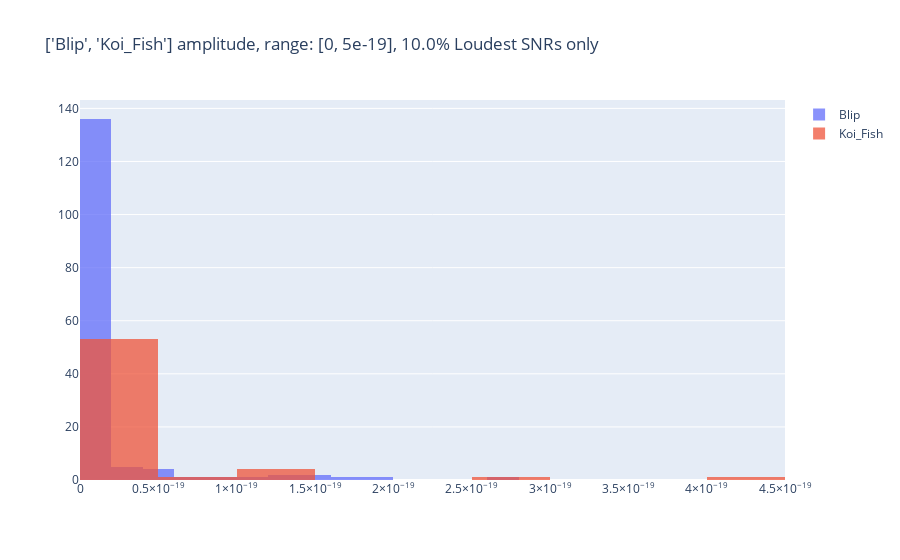
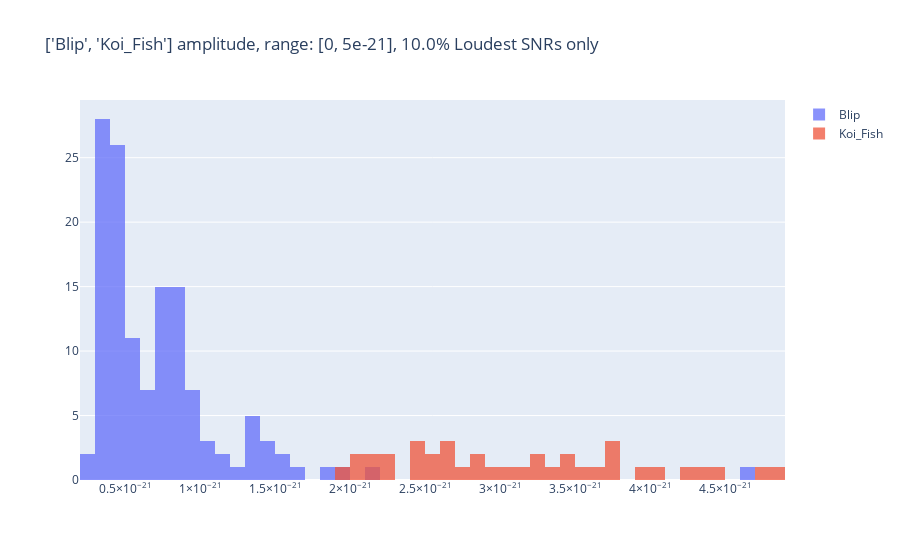

Notebook code for these charts, in order:
### Code cell
glitches = ['Blip', 'Koi_Fish']
feature_to_plot = 'amplitude'
x = 0.9 # snr cutoff

range_x = 5e-19
fig = go.Figure()
for g in glitches:
    df_g = df[df['label'] == g]
    snr_list = np.sort(df_g["snr"])
    snr_cutoff = (snr_list[int(x*len(snr_list)):])[0] # find 'x'th percentile cutoff point
    hist = go.Histogram(x=df_g[(df_g["snr"] >= snr_cutoff) & (df_g[feature_to_plot] <= range_x)][feature_to_plot], nbinsx=20, name=str(g))
    fig.add_trace(hist)
fig.update_layout(title=f"{glitches} {feature_to_plot}, range: [0, {range_x}], {100-(100*x)}% Loudest SNRs only")
fig.update_layout(barmode='overlay')
fig.update_traces(opacity=0.75)
fig.show()

range_x = 5e-21
fig = go.Figure()
for g in glitches:
    df_g = df[df['label'] == g]
    snr_list = np.sort(df_g["snr"])
    snr_cutoff = (snr_list[int(x*len(snr_list)):])[0] # find 'x'th percentile cutoff point
    hist = go.Histogram(x=df_g[(df_g["snr"] >= snr_cutoff) & (df_g[feature_to_plot] <= range_x)][feature_to_plot], nbinsx=50, name=str(g))
    fig.add_trace(hist)
fig.update_layout(title=f"{glitches} {feature_to_plot}, range: [0, {range_x}], {100-(100*x)}% Loudest SNRs only")
fig.update_layout(barmode='overlay')
fig.update_traces(opacity=0.75)
fig.show()

### Figure 1 — Plotly figure (JSON) as saved in the notebook; plotly's stock layout.template omitted (floating-point values rounded to 4 significant figures; data arrays with more than 128 entries replaced by an {"elided": "..."} marker saying what was removed)
{"data": [{"name": "Blip", "nbinsx": 20, "opacity": 0.75, "type": "histogram", "x": {"elided": "155 float values"}}, {"name": "Koi_Fish", "nbinsx": 20, "opacity": 0.75, "type": "histogram", "x": [1.37e-19, 2.04e-21, 4.37e-21, 4.76e-21, 1.18e-20, 6.05e-21, 2.81e-20, 3.71e-21, 2.55e-21, 3.16e-21, 2.46e-21, 3.95e-21, 1.97e-21, 2.22e-21, 4.81e-21, 1.09e-19, 5.39e-21, 2.45e-21, 4.05e-21, 6.57e-21, 5.71e-21, 2.96e-21, 2.14e-21, 2.79e-21, 2.62e-21, 2.81e-21, 2.66e-21, 4.23e-21, 3.29e-21, 3.46e-20, 3.74e-21, 1.1e-19, 9.13e-20, 2.88e-21, 3.7e-21, 2.18e-21, 4.41e-21, 1.18e-20, 2.06e-21, 3.23e-21, 8.29e-21, 2.53e-21, 3.66e-21, 3.06e-21, 2.53e-19, 2.2e-21, 3.45e-21, 7.14e-21, 1.46e-19, 4.4e-20, 4.13e-19, 2.4e-21, 3.4e-21, 5.65e-21, 2.01e-20, 5.37e-21, 3.36e-21, 6.8e-21, 3.53e-21, 2.66e-21]}], "layout": {"barmode": "overlay", "title": {"text": "['Blip', 'Koi_Fish'] amplitude, range: [0, 5e-19], 10.0% Loudest SNRs only"}}}

### Figure 2 — Plotly figure (JSON) as saved in the notebook; plotly's stock layout.template omitted (floating-point values rounded to 4 significant figures; data arrays with more than 128 entries replaced by an {"elided": "..."} marker saying what was removed)
{"data": [{"name": "Blip", "nbinsx": 50, "opacity": 0.75, "type": "histogram", "x": {"elided": "132 float values"}}, {"name": "Koi_Fish", "nbinsx": 50, "opacity": 0.75, "type": "histogram", "x": [2.04e-21, 4.37e-21, 4.76e-21, 3.71e-21, 2.55e-21, 3.16e-21, 2.46e-21, 3.95e-21, 1.97e-21, 2.22e-21, 4.81e-21, 2.45e-21, 4.05e-21, 2.96e-21, 2.14e-21, 2.79e-21, 2.62e-21, 2.81e-21, 2.66e-21, 4.23e-21, 3.29e-21, 3.74e-21, 2.88e-21, 3.7e-21, 2.18e-21, 4.41e-21, 2.06e-21, 3.23e-21, 2.53e-21, 3.66e-21, 3.06e-21, 2.2e-21, 3.45e-21, 2.4e-21, 3.4e-21, 3.36e-21, 3.53e-21, 2.66e-21]}], "layout": {"barmode": "overlay", "title": {"text": "['Blip', 'Koi_Fish'] amplitude, range: [0, 5e-21], 10.0% Loudest SNRs only"}}}
